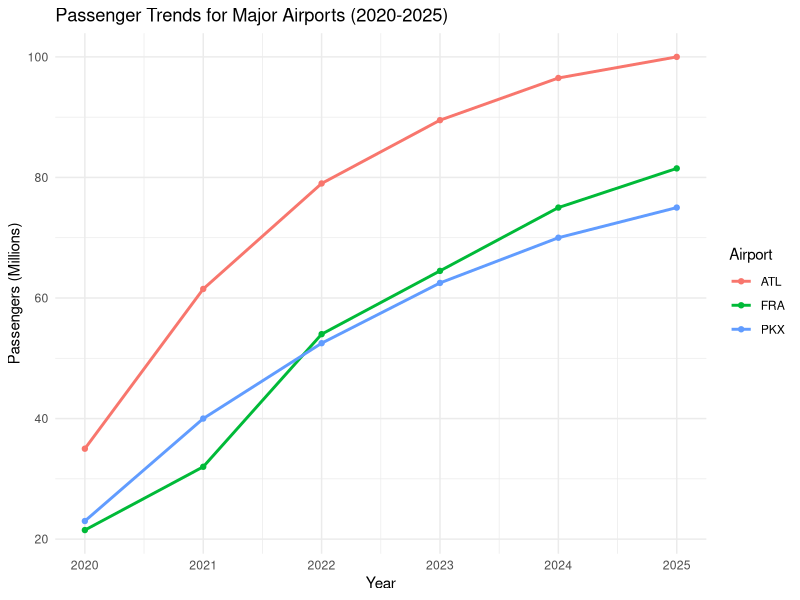
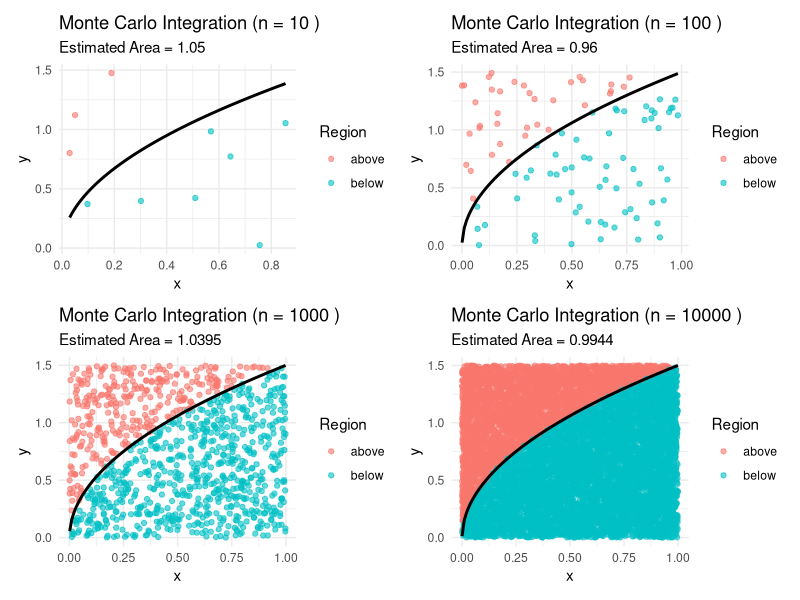

Generate these figures, in order, with R:
## ---- chunk 1
library(tidyverse)

airports <- data.frame(
  airport = c("ATL","ATL","ATL","ATL","ATL","ATL",
              "FRA","FRA","FRA","FRA","FRA","FRA",
              "PKX","PKX","PKX","PKX","PKX","PKX"),
  
  year = rep(2020:2025, 6),
  
  passengers = c(
    42, 75, 93, 104, 108, 110,   # ATL
    18, 24, 48, 59, 70, 75,      # FRA
    16, 25, 35, 40, 45, 50,       # PKX
    28, 48, 65, 75, 85, 90,      # LAX
    25, 40, 60, 70, 80, 88,      # DXB
    30, 55, 70, 85, 95, 100      # HND
    )
  )

library(dplyr)
library(tidyr)
airport_table <- airports %>%
  group_by(airport, year) %>%
  summarise(passengers = mean(passengers), .groups = "drop") %>%
  pivot_wider(names_from = year, values_from = passengers)

airport_table

## ---- chunk 2

airports_clean <- airports %>%
  group_by(airport, year) %>%
  summarise(passengers = mean(passengers), .groups = "drop")

ggplot(airports_clean, aes(x = year, y = passengers, color = airport, group = airport)) +
  geom_line(linewidth = 1) +
  geom_point() +
  labs(
    title = "Passenger Trends for Major Airports (2020-2025)",
    x = "Year",
    y = "Passengers (Millions)",
    color = "Airport"
  ) +
  theme_minimal()

## ---- chunk 3
library(tidyverse)
library(patchwork)

monte_carlo_sim <- function(n, xmin, xmax, ymin, ymax, f) {
  x <- runif(n, xmin, xmax)
  y <- runif(n, ymin, ymax)
  y_func <- f(x)
  inside <- y <= y_func
  data.frame(
    x = x,
    y = y,
    y_func = y_func,
    inside = inside
  )
}

make_plot <- function(n) {

  df <- monte_carlo_sim(
    n = n,
    xmin = 0, xmax = 1,
    ymin = 0, ymax = 1.5,
    f = function(x) dbeta(x, shape1 = 1.5, shape2 = 1)
  ) %>%
    mutate(region = ifelse(inside, "below", "above"))

  area_box <- (1 - 0) * (1.5 - 0)
  estimate <- mean(df$inside) * area_box

  ggplot(df, aes(x = x, y = y, color = region)) +
    geom_point(alpha = 0.6) +
    stat_function(
      fun = dbeta,
      args = list(shape1 = 1.5, shape2 = 1),
      color = "black",
      linewidth = 1
    ) +
    labs(
      title = paste("Monte Carlo Integration (n =", n, ")"),
      subtitle = paste("Estimated Area =", round(estimate, 4)),
      x = "x",
      y = "y",
      color = "Region"
    ) +
    theme_minimal()
}

plot10 <- make_plot(10)
plot100 <- make_plot(100)
plot1000 <- make_plot(1000)
plot10000 <- make_plot(10000)

plot10 + plot100 + plot1000 + plot10000
